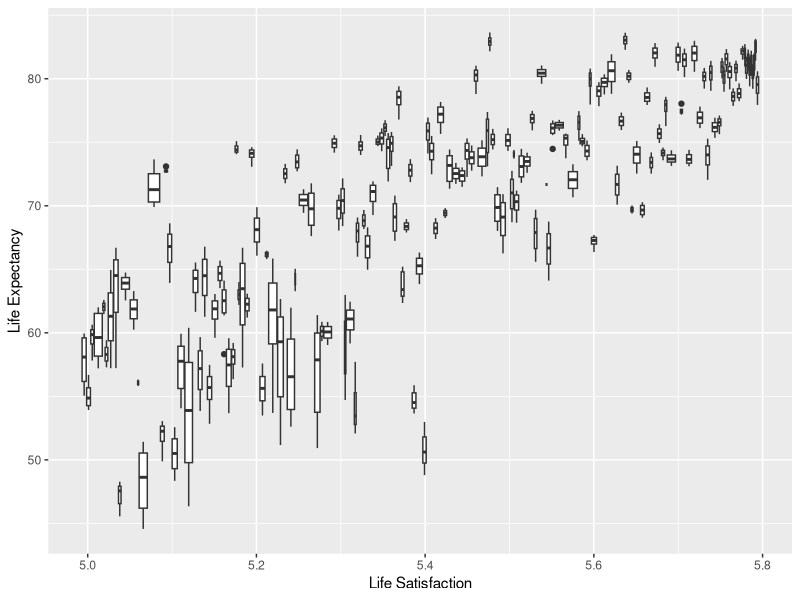

The R script that drew this image:
library(dplyr)
library(ggplot2)


df <- read.csv("data/life-satisfaction-vs-life-expectancy.csv",
               stringsAsFactors = FALSE)

df <- rename(df, life_satis =
   Life.satisfaction..measured.from.lowest.0.to.highest.10.on.Cantril.Ladder.)

df_filter <- df %>%
  filter(!is.na(life_satis)) %>%
  filter(!is.na(Life.expectancy..years.)) %>%
  select(-Total.population..Gapminder.)

chart1 <- ggplot(data = df_filter, aes(group = Entity,
       x = life_satis,
       y = Life.expectancy..years.)) +
       geom_boxplot() +
       labs(x = "Life Satisfaction",
            y = "Life Expectancy")
chart1
